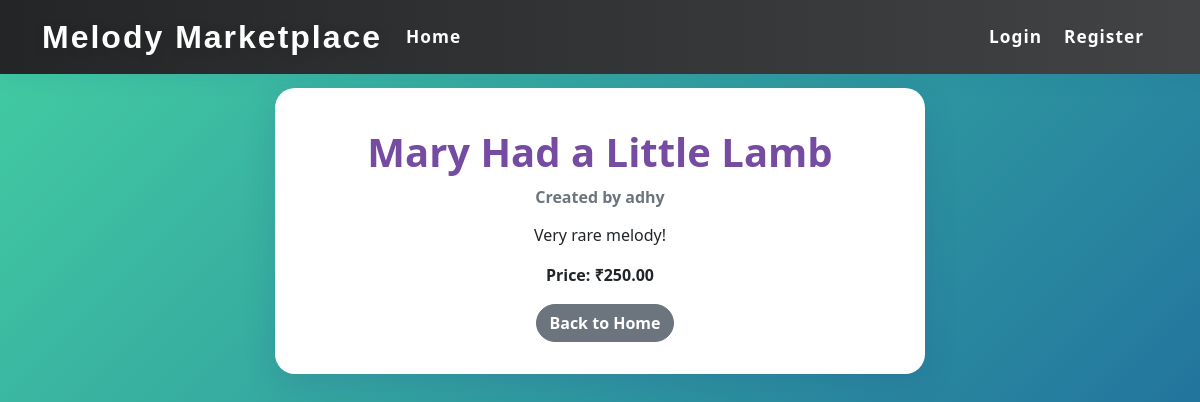
/melody/2/, run on the app's committed database.
### melodies/models.py (models this page shows, shortened)
class Melody(models.Model):
    creator = models.ForeignKey(User, on_delete=models.CASCADE, related_name='created_melodies')
    title = models.CharField(max_length=200)
    notes = models.TextField()  # Store melody notes as space-separated string
    price = models.DecimalField(max_digits=6, decimal_places=2)
    created_at = models.DateTimeField(auto_now_add=True)
    description = models.TextField(blank=True)
    is_published = models.BooleanField(default=False)

### melodies/views.py (the view)
# urls.py: path('melody/<int:pk>/', views.melody_detail, name='melody_detail'),
def melody_detail(request, pk):
    melody = get_object_or_404(Melody, pk=pk)
    is_owner = melody.creator == request.user if request.user.is_authenticated else False
    has_purchased = False
    if request.user.is_authenticated:
        has_purchased = Purchase.objects.filter(melody=melody, buyer=request.user).exists()
    return render(request, 'melodies/melody_detail.html', {
        'melody': melody,
        'is_owner': is_owner,
        'has_purchased': has_purchased
    })

### templates/melodies/melody_detail.html (shortened to what this page needs)
{% extends 'base.html' %}
{% block content %}
<div class="melody-detail-card">
    <h1 class="card-title">{{ melody.title }}</h1>
    <h6 class="card-subtitle mb-3 text-muted">Created by {{ melody.creator.username }}</h6>
    <p class="card-text">{{ melody.description }}</p>
    <p class="card-text"><strong>Price: <span style="font-family:Arial;font-weight:bold;">&#8377;</span>{{ melody.price }}</strong></p>
    <a href="{% url 'home' %}" class="btn btn-secondary">Back to Home</a>
</div>
{% endblock %}

### templates/melodies/melody_detail.html (style rules this page uses)
body { background: linear-gradient(135deg, #43cea2 0%, #185a9d 100%); min-height: 100vh; animation: bg-move 16s ease-in-out infinite alternate; }
.melody-detail-card { background: #fff; border-radius: 20px; box-shadow: 0 8px 32px 0 rgba(31, 38, 135, 0.15); padding: 2.5rem 2.5rem 2rem 2.5rem; max-width: 650px; margin: 60px auto 30px auto; text-align: center; }
.melody-detail-card h1 { color: #764ba2; font-weight: 800; margin-bottom: 1rem; }
.melody-detail-card h6 { color: #185a9d; font-weight: 600; }
.melody-detail-card .btn-secondary { border-radius: 25px; font-weight: 600; margin-left: 10px; }

### data on the page
Melody: title "Mary Had a Little Lamb", creator.username "adhy", description "Very rare melody!", price "250.00"
